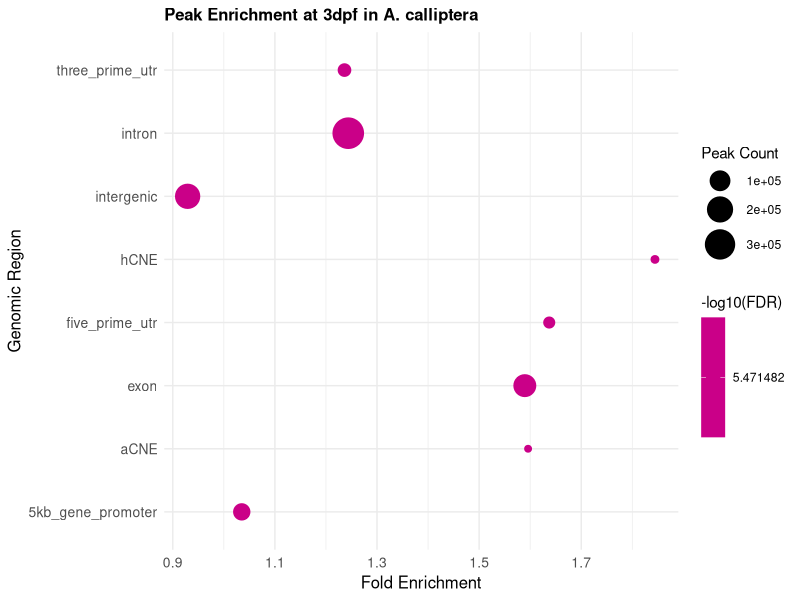
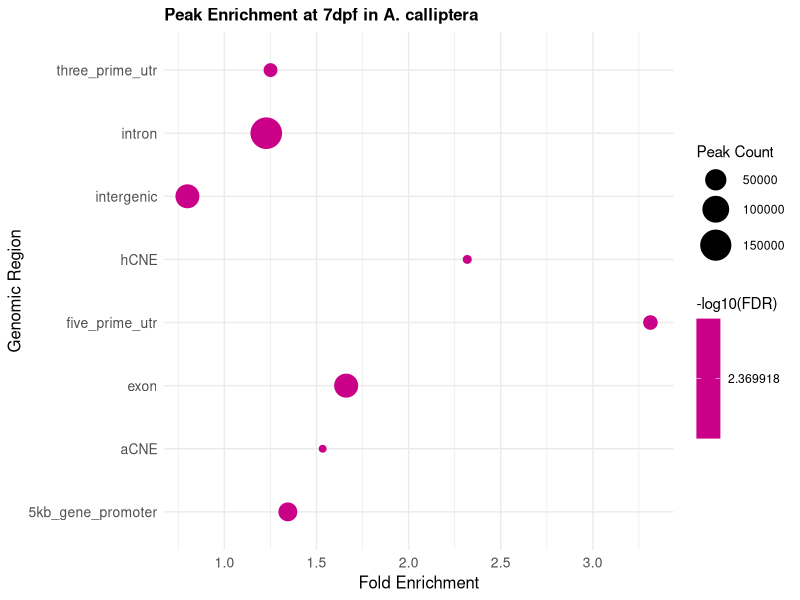
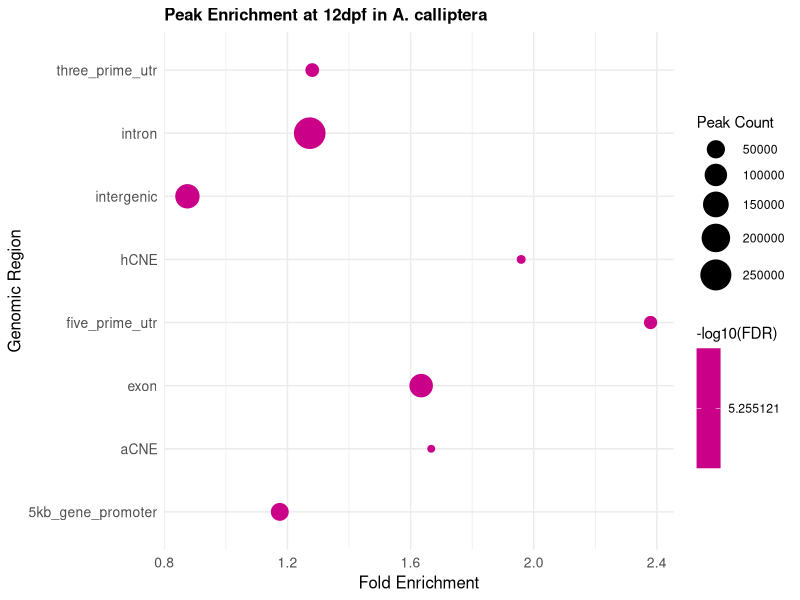
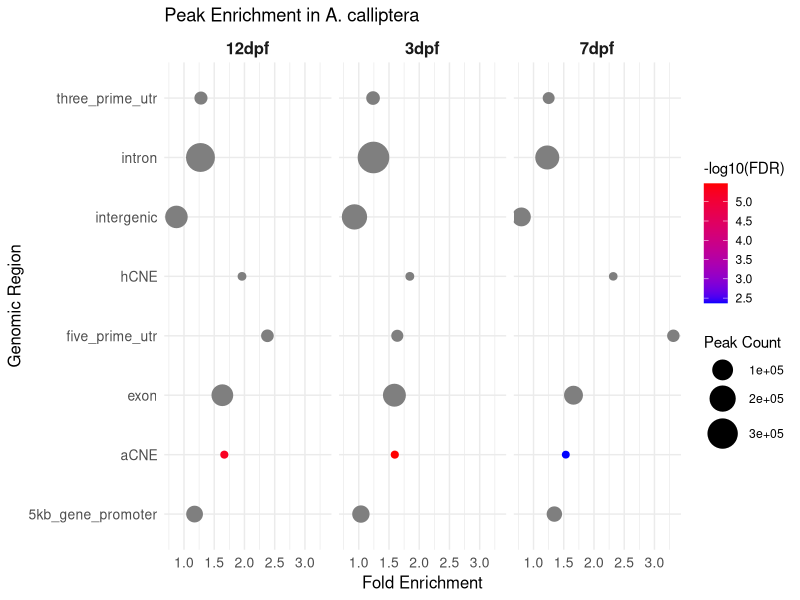

R code for these plots, in order:
setwd("~/UoL_Bioinformatics/LIFE_703/Analysis/GAT")

# Load required libraries
library(ggplot2)
library(dplyr)

# Read the three files and add a "stage" column
data_3dpf <- read.table("gatnormed_Ac_3dpf_Peak_AllAnnot_allIDR_ChrBgd.tsv", header = TRUE, sep = "\t")
data_3dpf$stage <- "3dpf"

data_7dpf <- read.table("gatnormed_Ac_7dpf_Peak_AllAnnot_allIDR_ChrBgd.tsv", header = TRUE, sep = "\t")
data_7dpf$stage <- "7dpf"

data_12dpf <- read.table("gatnormed_Ac_12dpf_Peak_AllAnnot_allIDR_ChrBgd.tsv", header = TRUE, sep = "\t")
data_12dpf$stage <- "12dpf"

# Keep only significant results (qvalue < 0.05)
sig_data_3dpf <- data_3dpf[data_3dpf$qvalue < 0.05, ]
sig_data_7dpf <- data_7dpf[data_7dpf$qvalue < 0.05, ]
sig_data_12dpf <- data_12dpf[data_12dpf$qvalue < 0.05, ]


# Calculate -log10(qvalue)
sig_data_3dpf$log_qvalue <- -log10(sig_data_3dpf$qvalue)
sig_data_7dpf$log_qvalue <- -log10(sig_data_7dpf$qvalue)
sig_data_12dpf$log_qvalue <- -log10(sig_data_12dpf$qvalue)


# Dotplot

#3dpf
plot_3dpf <- ggplot(sig_data_3dpf, aes(x = fold, y = annotation, size = overlap_nsegments, color = log_qvalue)) +
  geom_point() +  # Draw circles
  scale_size(name = "Peak Count", range = c(2, 10)) +  # Size for peak count
  scale_color_gradient(low = "blue", high = "red", name = "-log10(FDR)") +  # Color for significance
  theme_minimal() +  # Simple theme
  theme(
    axis.text = element_text(size = 10),  # Text size
    axis.title = element_text(size = 12),  # Title size
    plot.title = element_text(size = 12, face = "bold")  # Plot title
  ) +
  labs(
    x = "Fold Enrichment",  # X-axis label
    y = "Genomic Region",  # Y-axis label
    title = "Peak Enrichment at 3dpf in A. calliptera"
  )
show(plot_3dpf)


#7dpf
plot_7dpf <- ggplot(sig_data_7dpf, aes(x = fold, y = annotation, size = overlap_nsegments, color = log_qvalue)) +
  geom_point() +  # Draw circles
  scale_size(name = "Peak Count", range = c(2, 10)) +  # Size for peak count
  scale_color_gradient(low = "blue", high = "red", name = "-log10(FDR)") +  # Color for significance
  theme_minimal() +  # Simple theme
  theme(
    axis.text = element_text(size = 10),  # Text size
    axis.title = element_text(size = 12),  # Title size
    plot.title = element_text(size = 12, face = "bold")  # Plot title
  ) +
  labs(
    x = "Fold Enrichment",  # X-axis label
    y = "Genomic Region",  # Y-axis label
    title = "Peak Enrichment at 7dpf in A. calliptera"
  )
show(plot_7dpf)


#12dpf
plot_12dpf <- ggplot(sig_data_12dpf, aes(x = fold, y = annotation, size = overlap_nsegments, color = log_qvalue)) +
  geom_point() +  # Draw circles
  scale_size(name = "Peak Count", range = c(2, 10)) +  # Size for peak count
  scale_color_gradient(low = "blue", high = "red", name = "-log10(FDR)") +  # Color for significance
  theme_minimal() +  # Simple theme
  theme(
    axis.text = element_text(size = 10),  # Text size
    axis.title = element_text(size = 12),  # Title size
    plot.title = element_text(size = 12, face = "bold")  # Plot title
  ) +
  labs(
    x = "Fold Enrichment",  # X-axis label
    y = "Genomic Region",  # Y-axis label
    title = "Peak Enrichment at 12dpf in A. calliptera"
  )
show(plot_12dpf)


                        ############ Combined Plot ###########



# Combine all data into one table
all_data <- rbind(data_3dpf, data_7dpf, data_12dpf)

# Keep only significant results (qvalue < 0.05)
sig_data <- all_data[all_data$qvalue < 0.05, ]

# Calculate -log10(qvalue) for color
sig_data$log_qvalue <- -log10(sig_data$qvalue)

# Make the dotplot
combined_plot <- ggplot(sig_data, aes(x = fold, y = annotation, size = overlap_nsegments, color = log_qvalue)) +
  geom_point() +  # Draw circles
  facet_grid(. ~ stage) +  # Separate by stage
  scale_size(name = "Peak Count", range = c(2, 10)) +  # Size for peak count
  scale_color_gradient(low = "blue", high = "red", name = "-log10(FDR)") +  # Color for significance
  theme_minimal() +  # Simple theme
  theme(
    axis.text = element_text(size = 10),  # Text size
    axis.title = element_text(size = 12),  # Title size
    strip.text = element_text(size = 12, face = "bold")  # Stage labels
  ) +
  labs(
    x = "Fold Enrichment",  # X-axis label
    y = "Genomic Region",  # Y-axis label
    title = "Peak Enrichment in A. calliptera"
  )
show(combined_plot)



# Save a simple summary table
summary <- data.frame(
  Stage = sig_data$stage,
  Annotation = sig_data$annotation,
  Fold = sig_data$fold,
  Peak_Count = sig_data$overlap_nsegments,
  Qvalue = sig_data$qvalue
)
write.table(summary, "simple_summary.txt", sep = "\t", row.names = FALSE)